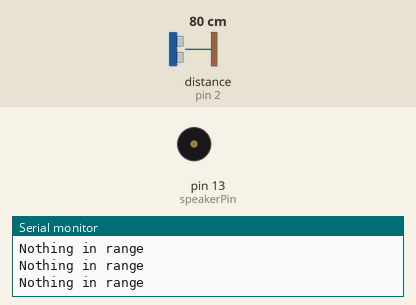
The sketch below on a simulated Arduino Uno, built with avr-gcc and run on an emulated ATmega328P. Parts: buzzer (waves = sounding), the last lines printed to the serial monitor. Wiring (inferred from the names in the program): ultrasonic range finder: trigger pin 3; echo pin 2. Inputs (shaded band) come from the test bench; at power-on: distance to the obstacle (sensor on pin 2) 80 cm. The echo pulse lasts 58.3 µs per cm.

Above: at 1.2 s.
1.3 s: distance to the obstacle (sensor on pin 2) set to 34 cm
4.3 s: distance to the obstacle (sensor on pin 2) set to 30 cm
At 5.7 s:
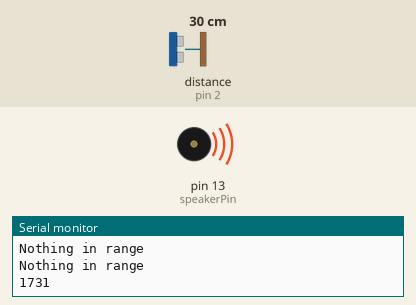
7.3 s: distance to the obstacle (sensor on pin 2) set to 2 cm
9.1 s: distance to the obstacle (sensor on pin 2) set to 9 cm
At 10.1 s:
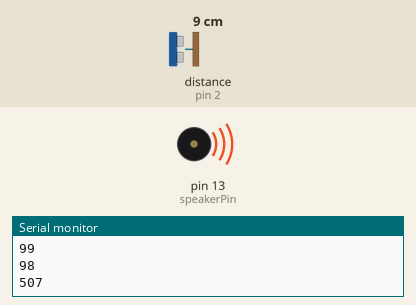
Timing chart, 0 to 13.1 s (numbered marks = the images above; inputs shaded):
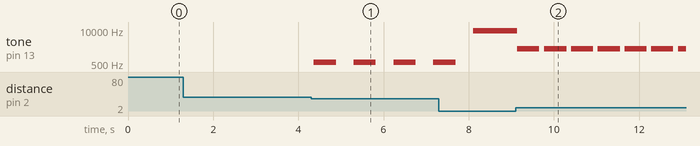

Measured:
- the behaviour switches between 32 and 31 cm on distance to the obstacle (sensor on pin 2) (found by bisection; images 0 and 1)
- after the input at 4.3 s, tone on pin 13 (speakerPin): silent → 571 Hz after 0.06 s, then repeats every 0.94 s: silent 0.42 s, 575 Hz 0.52 s

The sketch:

AudioReversingAlarmLicud.ino
```cpp
int echoPin = 2;                                   // SRF05 echo pin (digital 2)
int initPin = 3;                                   // SRF05 trigger pin (digital 3)
int speakerPin = 13;                               // Speaker pin
unsigned long pulseTime = 0;
unsigned int pulseT;

void setup() {
  Serial.begin(9600);                              //Start serial monitor (debug)
  pinMode(initPin, OUTPUT);
  pinMode(echoPin, INPUT);
  pinMode(speakerPin, OUTPUT);
}

void playTone(int pitchTime){
  long t1 = millis() + 500;
  while(millis() < t1){
    digitalWrite(speakerPin, HIGH);
    delayMicroseconds(pitchTime);
    digitalWrite(speakerPin, LOW);
    delayMicroseconds(pitchTime);
  }
  delay(pitchTime / 2);                                 // Delay time that playTone beeps
}

void loop() {
  digitalWrite(initPin, HIGH);                        // Send 10 microsecond pulse
  delayMicroseconds(10);                              // Wait 10 microseconds before turning off
  digitalWrite(initPin, LOW);                         // Stop sending the pulse
  delayMicroseconds(10);

  pulseTime = pulseIn(echoPin, HIGH);                 // Length of time echoPin is high
  pulseT = pulseTime / 58;                            // Get centimetre equivalent of pulsetime

  if(pulseT <= 30){
    playTone(pulseTime /2);                           // Call playTone function, give pulseTime * 30
    Serial.println(pulseTime);
  }
  else{
    digitalWrite(speakerPin, LOW);
    Serial.println("Nothing in range");
  }
}
```
